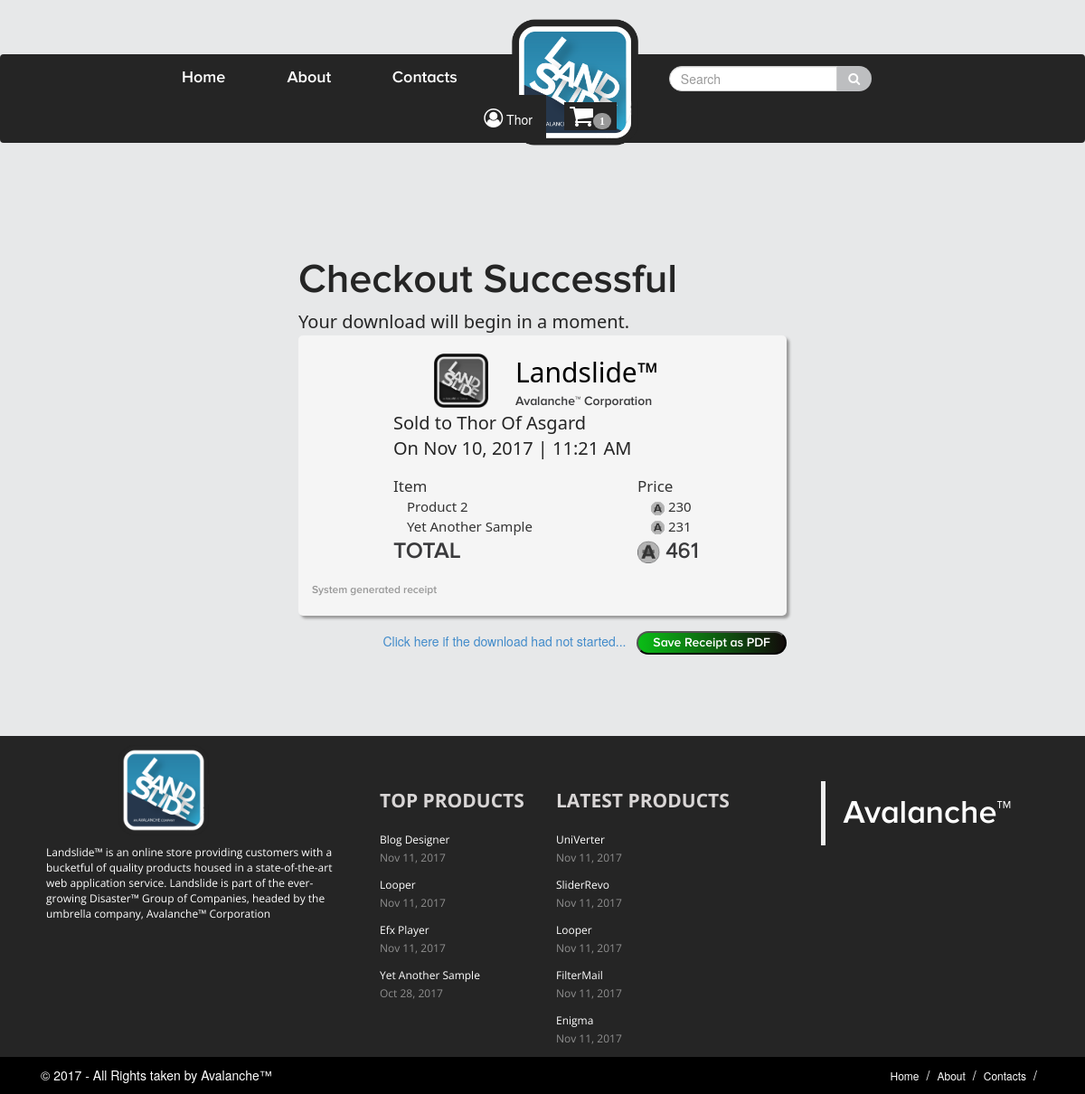
Page /checkout-landing.php?trans=6 (signed in) on the committed database.
### tables this page shows
CREATE TABLE `tbl_user` (
  `user_id` int(11) NOT NULL,
  `email` varchar(255) NOT NULL,
  `password` varchar(255) NOT NULL,
  `type` int(11) NOT NULL,
  `fname` varchar(255) NOT NULL,
  `lname` varchar(255) NOT NULL,
  `sex` tinyint(1) NOT NULL,
  `currency_amount` float DEFAULT NULL,
  `status` tinyint(1) NOT NULL DEFAULT '1',
  `timestamp` datetime NOT NULL DEFAULT CURRENT_TIMESTAMP
);

CREATE TABLE `tbl_transaction` (
  `trans_tbl_id` int(11) NOT NULL,
  `trans_id` int(11) NOT NULL,
  `user_id` int(11) NOT NULL,
  `prod_id` int(11) NOT NULL,
  `prod_name` varchar(255) NOT NULL,
  `price` float NOT NULL,
  `timestamp` datetime NOT NULL DEFAULT CURRENT_TIMESTAMP
);

CREATE TABLE `tbl_product` (
  `prod_id` int(11) NOT NULL,
  `name` varchar(64) NOT NULL,
  `description` varchar(511) NOT NULL,
  `downloads` int(11) NOT NULL DEFAULT '0',
  `owner` int(11) NOT NULL,
  `icon_location` varchar(255) NOT NULL,
  `file_location` varchar(255) NOT NULL,
  `file_size` float DEFAULT NULL,
  `price` float NOT NULL,
  `approval` tinyint(1) NOT NULL DEFAULT '0',
  `status` tinyint(1) NOT NULL DEFAULT '1',
  `timestamp` datetime NOT NULL DEFAULT CURRENT_TIMESTAMP
);

### checkout-landing.php (the view, shortened to what the rows shown need)
<!DOCTYPE html>
<html lang="en">
    <head>
        <?php
        include'navbar.php';
        require_once $_SERVER["DOCUMENT_ROOT"].'/landslide/php/objects/objTransaction.php';
        $transactions = Transaction::getTransactionsById($_REQUEST["trans"]);
        $user = User::getUserById($_SESSION["userid"]);
        ?>
        <link href="vendors/bootstrap3/css/bootstrap.min.css" rel="stylesheet" type="text/css" />
        <link href="css/style.min.css" rel="stylesheet" type="text/css" />
    </head>
    <body class="bg-gray2">
        <div class="container">
           <div class="col-md-6 col-xs-12">
               <div class="">
                    <div class="container-fluid card" id="receipt">
                        <div class="row">
                            <div class="col-xs-10 col-xs-offset-2">
                                <div class="f-20">Sold to <?php echo $user->name ?></div>
                            </div>
                        </div>
                        <div class="row">
                            <?php
                                foreach ($transactions as $trans) {
                            ?>
                            <div class="col-xs-6 col-xs-offset-2">
                                <div class="f-15">&emsp;<?php echo $trans->prod_name ?></div>
                            </div>
                            <div class="col-xs-4">
                                <div class="f-15">&emsp;<img src="img/Avacoin.svg" style="width:15px; height:15px;" > <?php echo $trans->price ?></div>
                            </div>
                            <br/>
                            <?php
                                }
                            ?>
                        </div>
                    </div>
               </div>
            </div>
          </div>
        <?php include 'footer.php'; ?>
    </body>
</html>

### navbar.php (shortened to what the rows shown need)
<?php
require_once "php/objects/objCart.php";
require_once "php/objects/objUser.php";
$cart = Cart::getCartByUser($_SESSION["userid"]);
$user = User::getUserById($_SESSION["userid"]);
?>
<html>
    <head>
        <link rel="stylesheet" href="fonts/Font-Awesome/css/font-awesome.css">
        <link href="vendors/bootstrap3/css/bootstrap.min.css" rel="stylesheet" type="text/css">
        <link href="css/style.min.css" rel="stylesheet" type="text/css">
    </head>
    <body>
        <nav class="navbar bg-black" style="margin-top: 60px;">
            <div class="container-fluid">
             <div class="collapse navbar-collapse" id="navbar-collapse-1">
                <ul class="nav navbar-nav">
                       <li class="dropdown"><a class="dropdown-toggle bg-black" data-toggle="dropdown" style="cursor: pointer;"><i class="fa fa-user-circle-o icon-x3" aria-hidden="true" style="font-size: 1.5em;"></i>&nbsp;<?php echo $user->fname;?></a>
                       </li>
                </ul>
              </div>
            </div>
        </nav>
    </body>
</html>

### footer.php (shortened to what the rows shown need)
<link rel="stylesheet" href="fonts/Font-Awesome/css/font-awesome.css">
<link href="vendors/bootstrap3/css/bootstrap.min.css" rel="stylesheet" type="text/css">
<link href="css/footer.min.css" rel="stylesheet" type="text/css">
<footer>
    <div class="container">
        <div class="row">
            <div class="col-md-2 col-sm-6 paddingtop-bottom">
                <div class="post">
            <?php
            require_once 'php/objects/objProduct.php';
            $top_prod = Product::getTopProducts(5);
            if (!$top_prod) {
                echo "<div>No Top Products</div>";
            } else {
                foreach ($top_prod as $product) {
                    if ($product->approval != 1) continue;
            ?>
                    <p><?php echo $product->name?><span><?php echo $product->timestamp?></span></p>
            <?php
                }
            }
            ?>
                </div>
            </div>
            <div class="col-md-3 col-sm-6 paddingtop-bottom">
                <div class="post">
            <?php
            require_once 'php/objects/objProduct.php';
            $new_prod = Product::getNewProducts(5);
            if (!$new_prod) {
                echo "<div>No Products</div>";
            } else {
                foreach ($new_prod as $product) {
            ?>
                    <p><?php echo $product->name?><span><?php echo $product->timestamp?></span></p>
            <?php
                }
            }
            ?>
                </div>
            </div>
        </div>
    </div>
</footer>

### rows in the picture
tbl_user: fname "Thor", fname+lname "Thor Of Asgard"
tbl_transaction: prod_name "Product 2", price "230"
tbl_transaction: prod_name "Yet Another Sample", price "231"
tbl_product: name "Blog Designer", timestamp "Nov 11, 2017"
tbl_product: name "Looper", timestamp "Nov 11, 2017"
tbl_product: name "Efx Player", timestamp "Nov 11, 2017"
tbl_product: name "Yet Another Sample", timestamp "Oct 28, 2017"
tbl_product: name "UniVerter", timestamp "Nov 11, 2017"
tbl_product: name "SliderRevo", timestamp "Nov 11, 2017"
tbl_product: name "FilterMail", timestamp "Nov 11, 2017"
tbl_product: name "Enigma", timestamp "Nov 11, 2017"

### other values in the picture
count($cart->cart_items) "1"
$transactions[0]->timestamp "Nov 10, 2017 | 11:21 AM"
$total "461"
